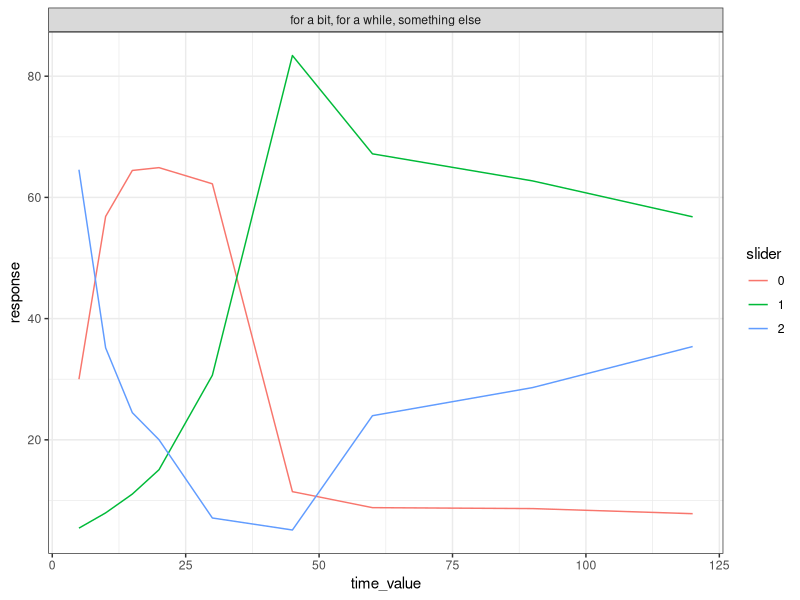
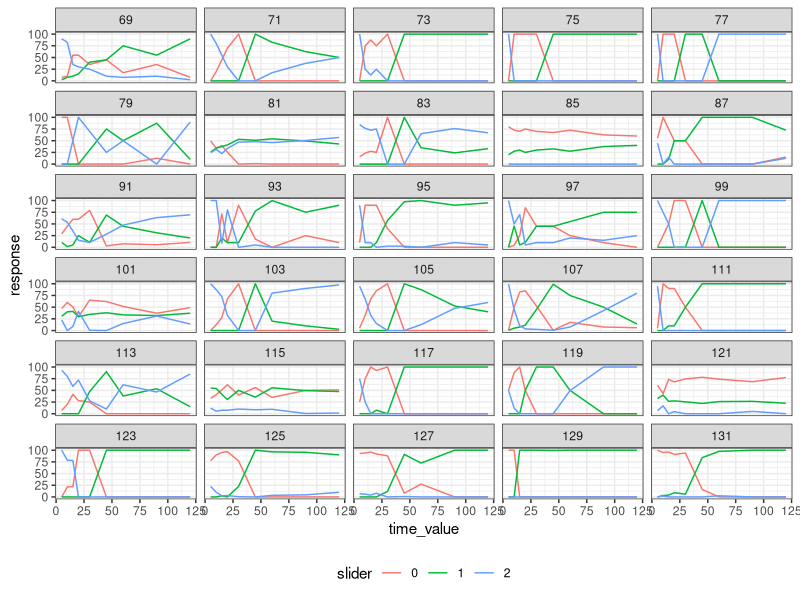

R code for these plots, in order:
## ---- chunk 1

library(tidyverse)
library(ggplot2)
theme_set(theme_bw())



## ---- chunk 2

data = read.csv("adaptation_experiment_trials_q-processed_bit.csv")

## ---- chunk 3

data = data %>%
  mutate(scale = case_when(
    slider_0 == "I'll be here for a bit" ~ "for a bit, for a while, something else"
  ))

## ---- chunk 4

data_long = data %>% 
  dplyr::select(workerid, response_0, response_1, response_2, rt, slider_0, slider_1, slider_2, time_value, scale) %>% # Let's select only the fields we actually need
  tidyr::pivot_longer(cols=matches("response_|slider_"), 
                            names_to=c(".value", "slider"), 
                            names_pattern="(response_|slider_)(.)", 
                            values_drop_na=TRUE) %>%
  dplyr::rename(response = response_,
                utterance = slider_)

## ---- chunk 5

data_long %>% 
  filter(!(workerid %in% c(85))) %>%
  dplyr::group_by(time_value, slider, scale) %>%
  dplyr::summarize(response = mean(response)) %>%
  ggplot(aes(x=time_value, y=response, col=slider)) + geom_line() + facet_wrap(~scale, ncol = 1) 
  theme(legend.position = "bottom")

## ---- chunk 6

data_long %>% 
  dplyr::group_by(workerid, time_value, slider, scale) %>%
  dplyr::summarize(response = mean(response)) %>%
  ggplot(aes(x=time_value, y=response, col=slider)) + geom_line() + facet_wrap(~workerid, ncol = 5) +
  theme(legend.position = "bottom")

